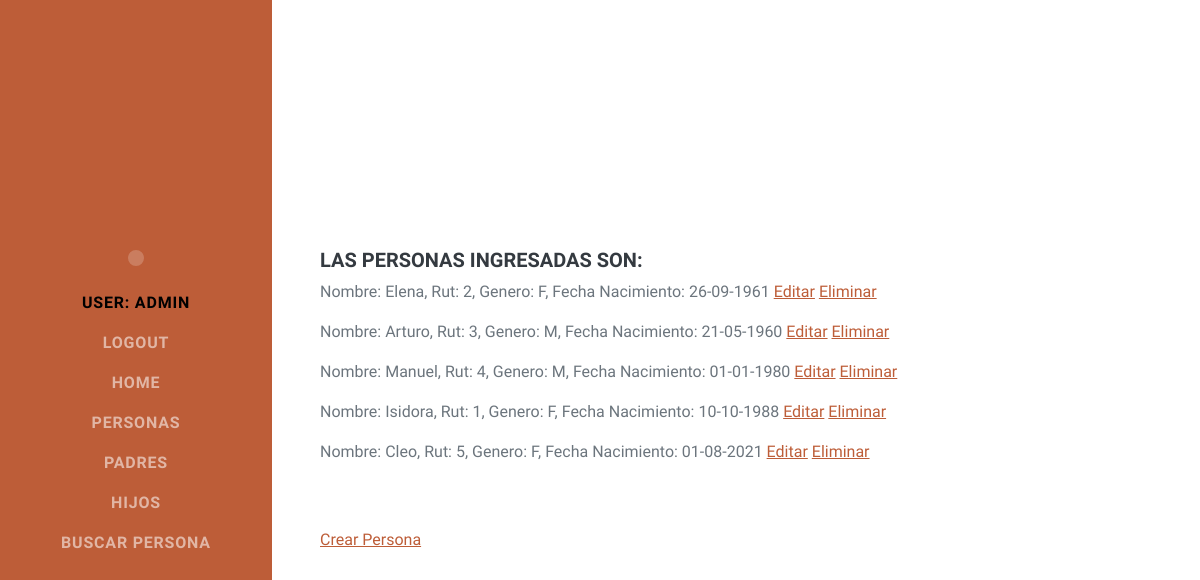
The app's page /AppFami/persona/ (signed in), older data.
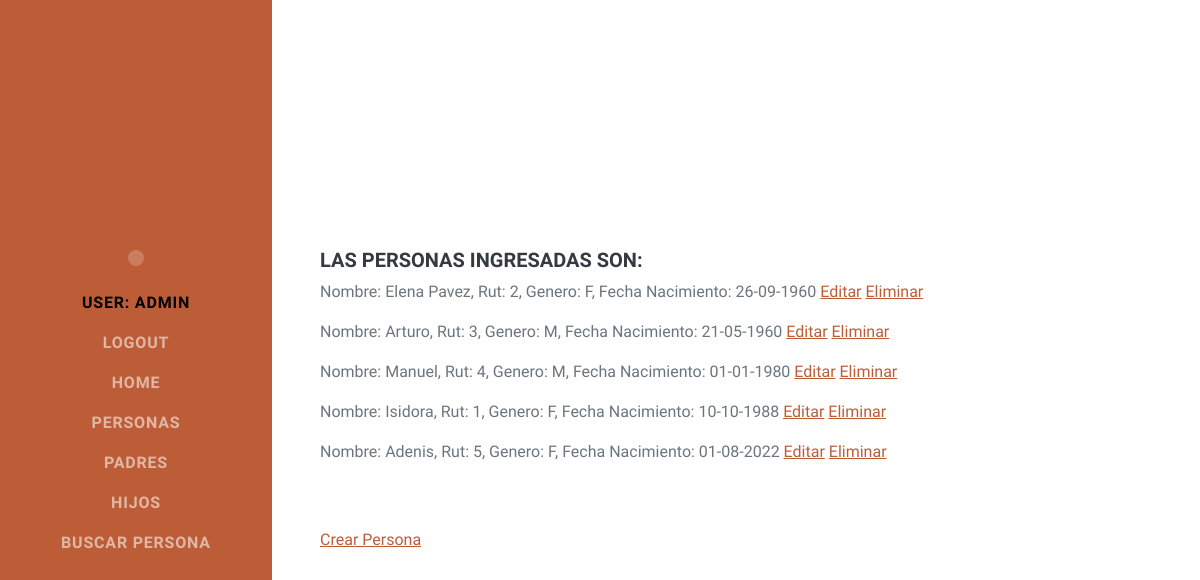
The same page, newer data.
### AppFami/models.py (models this page shows, shortened)
class Persona(models.Model):
    nombre = models.CharField(max_length=40)
    rutpersona = models.IntegerField(unique='true')
    genero = models.CharField(max_length=40)
    fecnacimiento = models.CharField(max_length=40)

### AppFami/views.py (the view)
# urls.py: path('persona/', persona_leer, name='AppFamiPersonaLeer'),
@login_required
def persona_leer(request):
    personas = Persona.objects.all()
    contexto = {
        'personas': personas
    }
    return render(request, 'AppFami/persona/leer.html', contexto)

### templates/AppFami/persona/leer.html (shortened to what this page needs)
{% extends 'AppFami/index.html' %}
{% block body %}
    {% if personas %}
        <div class="d-flex flex-column flex-md-row justify-content-between mb-5">
            <div class="flex-grow-1">
                <h5>Las Personas ingresadas son: </h5>
                {% for per in personas %}
                    <p>Nombre: {{per.nombre}}, Rut: {{per.rutpersona}}, Genero: {{per.genero}}, Fecha Nacimiento: {{per.fecnacimiento}}
                        <a href="{% url 'AppFamiPersonaEditar' per.rutpersona %}">Editar</a>
                        <a href="{% url 'AppFamiPersonaEliminar' per.rutpersona %}">Eliminar</a>
                    </p>
                {% endfor %}
            </div>
        </div>
    {% else %}
        <div class="d-flex flex-column flex-md-row justify-content-between mb-5">
            <h5>No hay personas ingresadas </h5>
        </div>
    {% endif %}
    <a href="{% url 'AppFamiPersonaCrear' %}"> Crear Persona</a>
{% endblock %}

Row changes from the older to the newer data that the page shows:
removed Persona: nombre "Cleo", rutpersona "5", genero "F", fecnacimiento "01-08-2021"
changed Persona: nombre "Elena" → "Elena Pavez"; fecnacimiento "26-09-1961" → "26-09-1960"
added Persona: nombre "Adenis", rutpersona "5", genero "F", fecnacimiento "01-08-2022"
